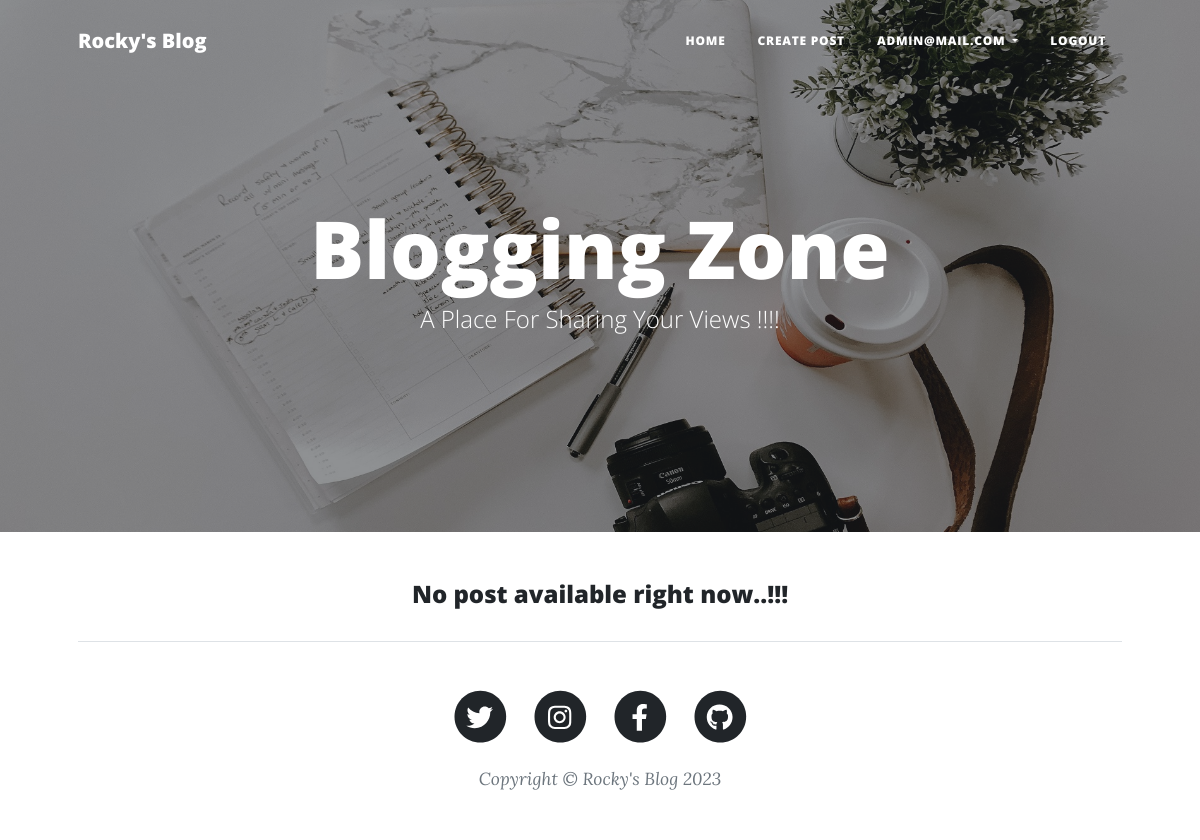
Before: /draft (signed in) with the older database file.
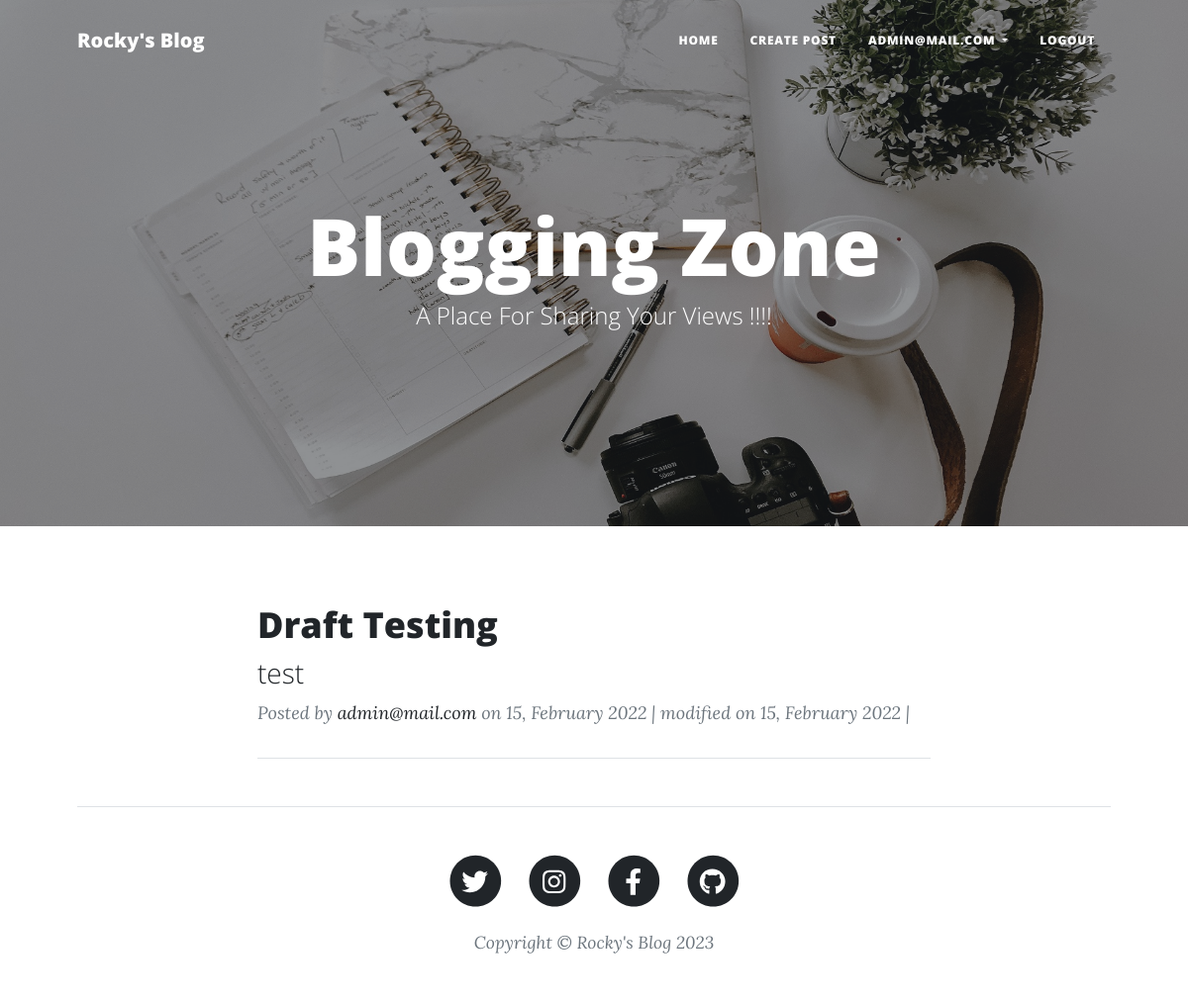
After: the same page with the newer database file.
### blog/models.py (models this page shows, shortened)
class Post(models.Model):
    STATUS_CHOICES = (
        ('DRAFT', 'Draft'),
        ('PUBLISHED', 'Published'),
        ('ARCHIVED','Archived')
    )
    title = models.CharField(max_length=125)
    content = RichTextField(blank=True)
    Summary = models.TextField(max_length=500, blank=True, null=True)
    slug = models.SlugField(max_length=125)
    author = models.ForeignKey(User, on_delete=models.PROTECT)
    tags = models.ManyToManyField(Tag, related_name="posts")
    status = models.CharField(max_length=12, choices=STATUS_CHOICES, default='DRAFT')
    created_at = models.DateTimeField(auto_now_add=True)
    modified_at = models.DateTimeField(auto_now=True)
    class Meta:
        ordering = ["-created_at"]

### accounts/models.py (models this page shows, shortened)
class CustomUser(AbstractBaseUser):
    email = models.EmailField(
        verbose_name='email address',
        max_length=255,
        unique=True,
    )
    full_name = models.CharField(max_length=250)
    dob = models.DateField(verbose_name='Date OF Birth', default= timezone.now())
    is_active = models.BooleanField(default=True)
    staff = models.BooleanField(default=False)
    admin = models.BooleanField(default=False)
    objects = CustomUserManager()
    USERNAME_FIELD = 'email'
    REQUIRED_FIELDS = [full_name, dob]
    def __str__(self):
        return self.email

### blog/views.py (the view)
# urls.py: path("draft", draft_post, name="draft"),
def draft_post(request, *args, **kwargs):
    posts = Post.objects.filter(status="DRAFT")
    context_data = {
        "title": "DRAFT POSTS",
        "posts": posts,
    }
    return render(request, "blog/user_post.html", context_data)

### templates/blog/user_post.html (shortened to what this page needs)
{% extends 'base.html' %}
{% block header %}
{{block.super}}
{% endblock header %}
{% block content %}
<div class="container px-4 px-lg-5">
    <div class="row gx-4 gx-lg-5 justify-content-center">
        <div class="col-md-10 col-lg-8 col-xxl-9">
            {% for post in posts %}
              {% if request.user == post.author %}
                    <div class="post-preview">
                    <a href="{% url 'post_detail' post.pk post.slug %}">
                        <h2 class="post-title">{{post.title|title}}</h2>
                        <h3 class="post-subtitle">{{post.Summary | truncatechars:45}}</h3>
                    </a>
                    <p class="post-meta">
                        Posted by
                        <a href="{% url 'post_detail' post.pk post.slug %}">{{post.author}}</a>
                        on {{post.created_at|date:"d, F Y"}}
                        | modified on {{post.modified_at|date:"d, F Y"}}
                        |
                        </p>
                    </div>
                    <hr class="my-4" />
                    {% endif %}
                    {% empty %}
                    <h4 class="text-center">No post available right now..!!!</h4>
            {% endfor%}
    </div>
</div>
{% endblock content %}

Changed rows visible on the page:
added Post: title "Draft Testing", Summary "test", author "admin@mail.com", created_at "15, February 2022", modified_at "15, February 2022"
Other visible differences:
text no longer shown: "No post available right now..!!!"
